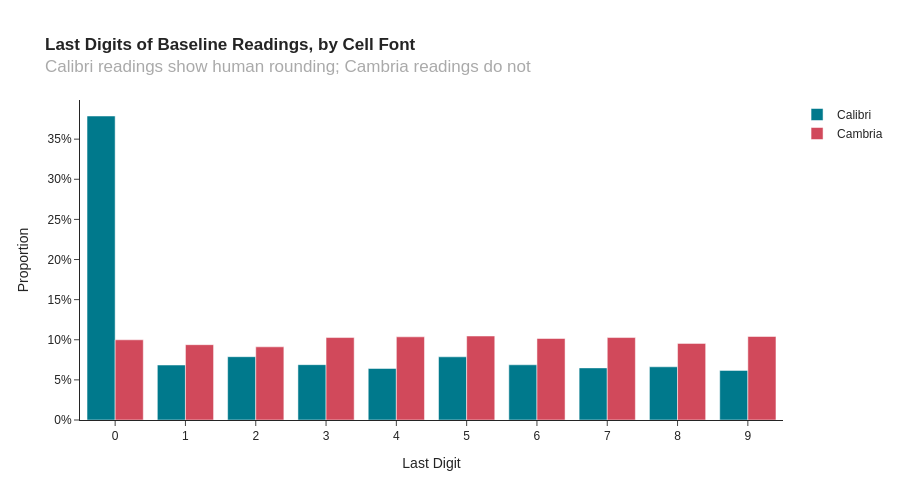

Notebook code cell kept with this figure:
### Code cell
font_df = pd.concat([
    last_digit_shares(calibri, 'Calibri'),
    last_digit_shares(cambria, 'Cambria'),
])

fig = px.bar(
    font_df,
    x='digit',
    y='proportion',
    color='Group',
    barmode='group',
    color_discrete_map=GROUP_COLORS,
    height=500,
    title='<b>Last Digits of Baseline Readings, by Cell Font</b><br>'
          '<span style="color: #aaa">Calibri readings show human rounding; Cambria readings do not</span>',
    labels={'digit': 'Last Digit'},
)
fig.add_hline(y=0.1, line_dash='dash', line_color='#555555')
fig.update_layout(yaxis_title_text='Proportion', yaxis_tickformat=',.0%', legend_title=None)
fig.update_xaxes(dtick=1)
fig.show()

chi2, p_value = homogeneity_test(calibri, cambria)
print(f'Calibri vs. Cambria last digits: chi-square = {chi2:,.1f} (9 df), {p_text(p_value)}')

### Figure 1 — Plotly figure (JSON) as saved in the notebook; plotly's stock layout.template omitted (floating-point values rounded to 4 significant figures)
{"data": [{"alignmentgroup": "True", "hovertemplate": "Group=Calibri<br>Last Digit=%{x}<br>proportion=%{y}<extra></extra>", "legendgroup": "Calibri", "marker": {"color": "#00798C", "pattern": {"shape": ""}}, "name": "Calibri", "offsetgroup": "Calibri", "orientation": "v", "showlegend": true, "textposition": "auto", "type": "bar", "x": [0, 1, 2, 3, 4, 5, 6, 7, 8, 9], "xaxis": "x", "y": [0.3789, 0.06851, 0.07888, 0.06895, 0.06421, 0.07874, 0.0688, 0.06495, 0.06628, 0.06183], "yaxis": "y"}, {"alignmentgroup": "True", "hovertemplate": "Group=Cambria<br>Last Digit=%{x}<br>proportion=%{y}<extra></extra>", "legendgroup": "Cambria", "marker": {"color": "#D1495B", "pattern": {"shape": ""}}, "name": "Cambria", "offsetgroup": "Cambria", "orientation": "v", "showlegend": true, "textposition": "auto", "type": "bar", "x": [0, 1, 2, 3, 4, 5, 6, 7, 8, 9], "xaxis": "x", "y": [0.09994, 0.09386, 0.09119, 0.1028, 0.1036, 0.1047, 0.1016, 0.1028, 0.09549, 0.1041], "yaxis": "y"}], "layout": {"barmode": "group", "height": 500, "legend": {"title": {}, "tracegroupgap": 0}, "shapes": [{"line": {"color": "#555555", "dash": "dash"}, "type": "line", "x0": 0, "x1": 1, "xref": "x domain", "y0": 0.1, "y1": 0.1, "yref": "y"}], "title": {"text": "<b>Last Digits of Baseline Readings, by Cell Font</b><br><span style=\"color: #aaa\">Calibri readings show human rounding; Cambria readings do not</span>"}, "xaxis": {"anchor": "y", "domain": [0.0, 1.0], "dtick": 1, "title": {"text": "Last Digit"}}, "yaxis": {"anchor": "x", "domain": [0.0, 1.0], "tickformat": ",.0%", "title": {"text": "Proportion"}}}}
